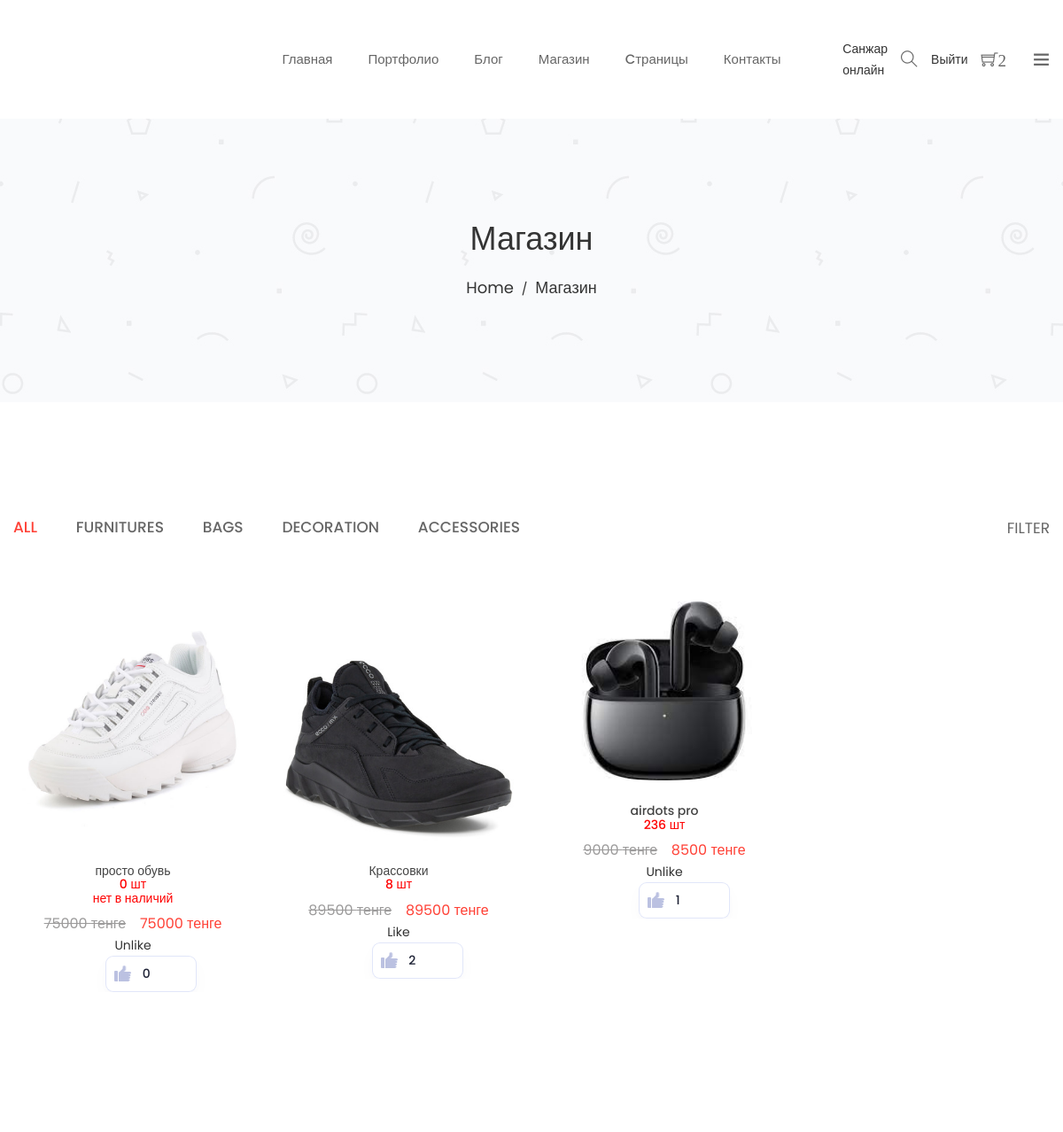
Page /shop (signed in) on the earlier database version.
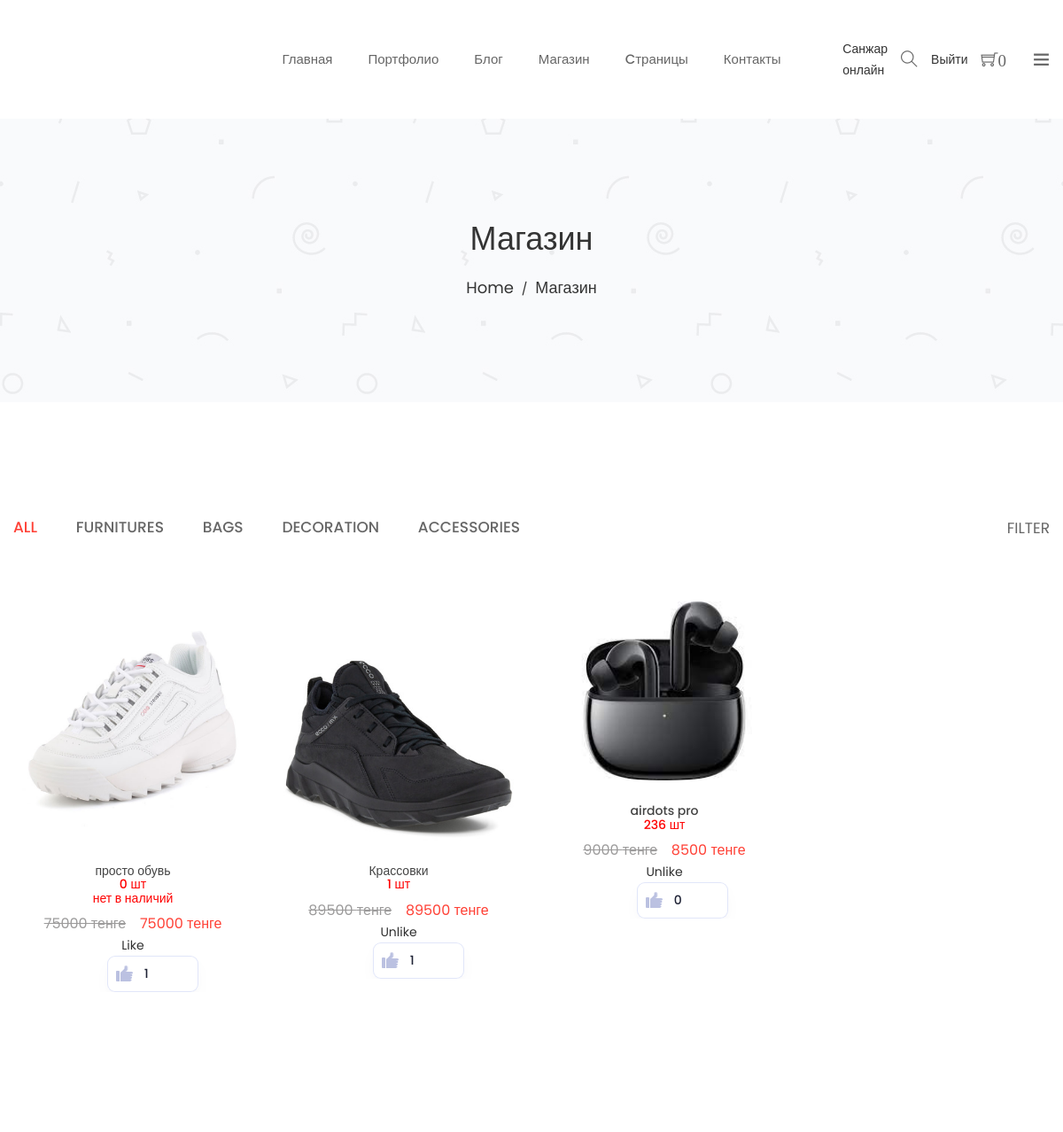
Same page on the later database version.
### project1/models.py (models this page shows, shortened)
class Cart(models.Model):
    owner = models.ForeignKey('Customer', null=True, verbose_name='Владелец', on_delete=models.CASCADE)
    products = models.ManyToManyField(CartProduct, blank=True, related_name='related_cart')
    total_products = models.PositiveIntegerField(default=0)
    final_price = models.DecimalField(max_digits=9, default=0, decimal_places=2, verbose_name='Общая цена')
    in_order = models.BooleanField(default=False)
    for_anonymous_user = models.BooleanField(default=False)
    class Meta:
        ordering = ['-final_price']
        verbose_name='Корзина'
        verbose_name_plural='Корзина'

class Product(models.Model):
    category = models.ForeignKey(Category, verbose_name='Категория', on_delete=models.CASCADE)
    subcategor=models.ForeignKey(subcategories,verbose_name='Подкатегория',on_delete=models.CASCADE,related_name='category')
    title = models.CharField(max_length=255, verbose_name='Наименование')
    slug = models.SlugField(unique=True)
    image = models.ImageField(verbose_name='Главная изображение товара')
    images_2=models.ImageField(verbose_name='Дочерние изображения',blank=True, null=True)
    images_3=models.ImageField(verbose_name='Дочерние изображения',blank=True,null=True)
    description = RichTextField(verbose_name='Описание', null=True)
    price = models.DecimalField(max_digits=9, decimal_places=0, verbose_name='Новая цена')
    count_product=models.DecimalField(max_digits=7,decimal_places=0,verbose_name="Количество товара",default=1)
    history_price=models.DecimalField(max_digits=9,decimal_places=0,verbose_name='Старая цена')
    birth_date =models.DateTimeField(auto_now_add=True,  verbose_name="Дата добавления")
    old_discount=models.DecimalField(max_digits=9,decimal_places=0,verbose_name='Цена до скидки',default=0)
    discount=models.DecimalField(max_digits=2,decimal_places=0,verbose_name="Скидка в процентах",default=0)
    discount_end_date =models.DateTimeField( verbose_name="Дата окончания скидки",default=datetime.datetime.strptime(str_Astana_time,DATA_TIME_FORMAT))
    value = models.CharField(choices=LIKE_CHOICES, max_length=8,default='Like')
    new = models.BooleanField(default=True,verbose_name="Новый продукт")
    likes = models.ManyToManyField(User,blank=True, related_name='likes')
    orders=models.DecimalField(max_digits=2000,decimal_places=0,verbose_name="Количество заказов",default=0)
    comments=GenericRelation('Comment')
    class Meta:
        ordering = ['-birth_date']
        verbose_name='Продукт'
        verbose_name_plural='Продукты'

### project1/views.py (the view)
# urls.py: path('shop',views.Index().shop,name='shop'),
    def shop(self,request,*args,**kwargs):
        products = Product.objects.all()[0:4]
        context={'cart':cart(request),'products':products,'customer_verificate':verificate_email(request),}
        return render(request,'shop.html',context)

### project1/templates/shop.html (shortened to what this page needs)
{% load static %}
<!doctype html>
<html class="no-js" lang="en">
<head>
    <link rel="stylesheet" href="{% static 'css/bootstrap.min.css' %}">
    <link rel="stylesheet" href="{% static 'css/warning.css' %}">
    <link rel="stylesheet" href="{% static 'css/owl.carousel.min.css' %}">
    <link rel="stylesheet" href="{% static 'css/owl.theme.default.min.css' %}">
    <link rel="stylesheet" href="{% static 'css/core.css' %}">
    <link rel="stylesheet" href="{% static 'css/shortcode/shortcodes.css' %}">
    <link rel="stylesheet" href="{% static 'style.css' %}">
    <link rel="stylesheet" href="{% static 'css/responsive.css' %}">
    <link rel="stylesheet" href="{% static 'css/custom.css' %}">
    <link rel="stylesheet" href="{% static 'css/Like_dislike.css' %}">
    <link rel="stylesheet" href="{% static 'css/cart.css' %}">
   <link rel="stylesheet" href="{% static 'css/comments.css' %}">
   <link rel="stylesheet" href="{% static 'css/button_and_detail.css' %}">
   <link rel="stylesheet" href="{% static 'css/style_passwords_registet-.css' %}">
   <link rel="stylesheet" href="{% static 'css/discount_new_products.css' %}">
</head>
<body>
    <div class="wrapper fixed__footer">
        <header id="header" class="htc-header header--3 bg__white">
            <div id="sticky-header-with-topbar" class="mainmenu__area sticky__header">
                <div class="container">
                    <div class="row">
                        <div class="col-md-2 col-lg-2 col-sm-3 col-xs-3">
                            <div class="logo">
                            </div>
                        </div>
                        <div class="col-md-8 col-lg-8 col-sm-6 col-xs-6">
                            <nav class="mainmenu__nav hidden-xs hidden-sm">
                                <ul class="main__menu">
                                    <li class="drop"><a href="{% url 'index' %}">Главная</a>
                                    </li>
                                    <li class="drop"><a href="{% url 'portfolio-gutter-box-3' %}">Портфолио</a>
                                    </li>
                                    <li class="drop"><a href="{% url 'blog' %}">Блог</a>
                                    </li>
                                    <li class="drop"><a href="{% url 'shop' %}">Магазин</a>
                                    </li>
                                    <li class="drop"><a href="#">Cтраницы</a>
                                    </li>
                                    <li><a href="{% url 'contact' %}">Контакты</a></li>
                                </ul>
                            </nav>
                        </div>
                        <div class="col-md-2 col-sm-4 col-xs-3">
                            <ul class="menu-extra">
                                {% if request.user.is_authenticated %}
                                <ul class="menu-extra">
                                <li><a href="{% url 'my_orders' %}">{{request.user.first_name}} онлайн</a></li>
                                </ul>
                                {% else %}
                                <li><a href="{% url 'login-register01' %}" class="ti-user"></a></li>
                                {% endif %}
                                <li class="search search__open "><span class="ti-search"></span></li>
                                {% if request.user.is_authenticated %}
                                <a class="nav-link" href="{% url 'logout_page' %}">Выйти</a>
                                <li class="cart__menu" href="{% url 'cart' %}"><span class="ti-shopping-cart">{{ cart.products.count }}</span></li>
                                {% endif %}
                                <li class="toggle__menu hidden-xs hidden-sm"><span class="ti-menu"></span></li>
                            </ul>
                        </div>
                    </div>
                </div>
            </div>
        </header>
        <div class="offset__wrapper">
        <div class="ht__bradcaump__area" style="background: rgba(0, 0, 0, 0) url({% static 'images/bg/2.jpg' %}) no-repeat scroll center center / cover ;">
            <div class="ht__bradcaump__wrap">
                <div class="container">
                    <div class="row">
                        <div class="col-xs-12">
                            <div class="bradcaump__inner text-center">
                                <h2 class="bradcaump-title">Магазин</h2>
                                <nav class="bradcaump-inner">
                                  <a class="breadcrumb-item" href="{% url 'index' %}">Home</a>
                                  <span class="brd-separetor">/</span>
                                  <span class="breadcrumb-item active"> Магазин</span>
                                </nav>
                            </div>
                        </div>
                    </div>
                </div>
            </div>
        </div>
        <section class="htc__product__area shop__page ptb--130 bg__white">
            <div class="container">
                <div class="htc__product__container">
                    <div class="row">
                        <div class="col-md-12">
                            <div class="filter__menu__container">
                                <div class="product__menu">
                                    <button data-filter="*"  class="is-checked">All</button>
                                    <button data-filter=".cat--1">Furnitures</button>
                                    <button data-filter=".cat--2">Bags</button>
                                    <button data-filter=".cat--3">Decoration</button>
                                    <button data-filter=".cat--4">Accessories</button>
                                </div>
                                <div class="filter__box">
                                    <a class="filter__menu" href="#">filter</a>
                                </div>
                            </div>
                        </div>
                    </div>
                    <div class="row">
                        <div   class="product__list another-product-style">
                            {% for product in products %}
                            <div  class="col-md-3 single__pro col-lg-3 cat--1 col-sm-4 col-xs-12">
                                <div class="product">
                                    <div class="product__inner">
                                        <div class="pro__thumb">
                                            <a href="{% url 'product_detail' product.pk %}">
                                                {% if product.image %}
                                                <div class="product_discount" >
                                                    <img src="{{ product.image.url }}"  alt="product images">
                                                </div>
                                                {% endif %}
                                            </a>
                                        </div>
                                    </div>
                                    <div class="product__details">
                                        <h2><a href="{{ product.get_absolute_url }}">{{ product.title }}</a></h2>
                                        <h2><a style="color:red;">{{ product.count_product }} шт</a></h2>
                                        {% if product.count_product == 0  %}
                                        <h2><a style="color:red;">нет в наличий</a></h2>
                                        {% endif %}
                                        <ul class="product__price">
                                            <li class="old__price">{{ product.history_price }} тенге</li>
                                            <li class="new__price">{{ product.price }} тенге</li>
                                            <br>
                                            {% if request.user.is_authenticated %}
                                            <div id="id_str{{ product.id }}" class="class_str{{ product.id }}">
                                      {{ product.value }}
                                               </div>
                                            <form method="POST" class="like-form{{ product.id }}" id='{{ product.id }}'>
                                                <button class="button" onclick="Like_dislike_ajax('{{ product.id }}');return false;" type="submit" >
                                                <div class="hand">
                                                <div class="thumb"></div>
                                                </div>
                                                <span><div id="like{{product.id}}" class="likes{{product.id}}">{{ product.likes.all.count }}</div></span>
                                            </button>
                                            </form>
                                            {% endif %}
                                        </ul>
                                    </div>
                                </div>
                            </div>
                            {% endfor %}
                        </div>
                    </div>
                </div>
            </div>
        </section>
    </body>
    </html>

Differences in the rows shown:
no longer on this page (row edited): Cart: products.count "2"
added Cart: products.count "0"
changed Product "просто обувь": value "Unlike" → "Like"; likes.all.count "0" → "1"
changed Product "Крассовки": count_product "8" → "1"; value "Like" → "Unlike"; likes.all.count "2" → "1"
computed for Product "airdots pro": likes.all.count "1" → "0"
